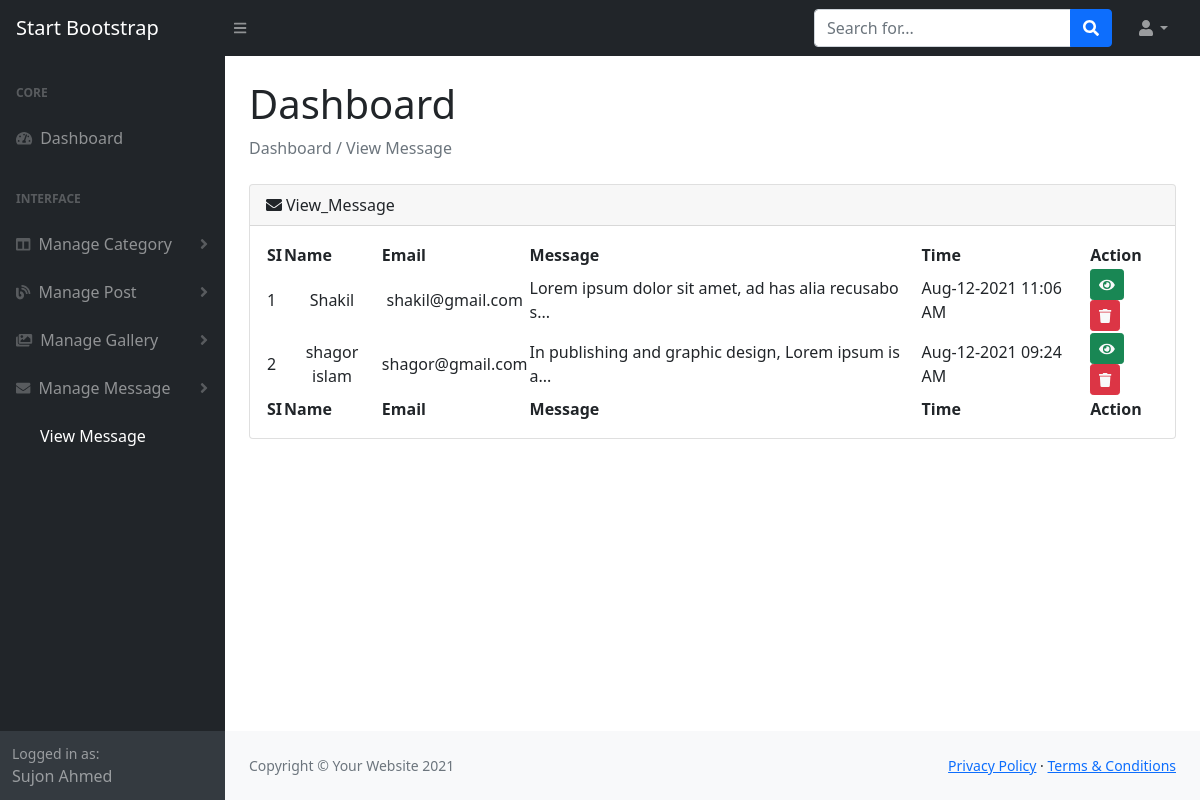
Page /blog/admin/view_message.php (signed in) on the committed database.
### tables this page shows
CREATE TABLE `messages` (
  `messenger_id` int(11) NOT NULL,
  `messenger_name` varchar(30) NOT NULL,
  `messenger_email` varchar(60) NOT NULL,
  `messenger_message` longtext NOT NULL,
  `msg_created_at` datetime NOT NULL DEFAULT current_timestamp()
);

### blog/admin/main.php (called while the page is built, shortened)
<?php
    class Main{
        protected $host = 'localhost';
        protected $user = 'root';
        protected $pass = '';
        protected $db = 'blog';
        protected $con;
        public function __construct()
        {
            $this->con = new mysqli($this->host, $this->user, $this->pass, $this->db);
        }
        public function get_message(){
            $this->sql = "SELECT * FROM messages ORDER BY messenger_id DESC";
            $this->result = $this->con->query($this->sql);
            if($this->result == true){
                return $this->result;
            }else{
                return false;
            }
        }
    }
?>

### blog/admin/view_message.php (the view, shortened to what this page needs)
<?php
    include 'header.php';
    $id = $_SESSION['id'];
    $message_data = $obj->get_message($id);
?>
    <div id="layoutSidenav_content">
        <main>
            <div class="container-fluid px-4">
                <h1 class="mt-4 active">Dashboard</h1>
                <ol class="breadcrumb mb-4">
                    <li class="breadcrumb-item active">Dashboard / View Message</li>
                </ol>
                <div class="card mb-4">
                    <div class="card-header d-flex justify-content-between align-items-center">
                        <div><i class="fas fa-envelope me-1"></i>View_Message</div>
                    </div>
                    <div class="card-body">
                        <table id="datatablesSimple">
                            <thead>
                                <tr>
                                    <th>SI</th>
                                    <th>Name</th>
                                    <th>Email</th>
                                    <th>Message</th>
                                    <th>Time</th>
                                    <th>Action</th>
                                </tr>
                            </thead>
                            <tfoot>
                                <tr>
                                    <th>SI</th>
                                    <th>Name</th>
                                    <th>Email</th>
                                    <th>Message</th>
                                    <th>Time</th>
                                    <th>Action</th>
                                </tr>
                            </tfoot>
                            <tbody>
                                <?php
                                    if($message_data->num_rows > 0){
                                        $si = 1;
                                        while($all_message = $message_data->fetch_object()){
                                            ?>
                                                <tr>
                                                    <td><?php echo $si; ?></td>
                                                    <td class="m-auto text-center"><?php echo $all_message->messenger_name; ?></td>
                                                    <td class="m-auto text-center"><?php echo $all_message->messenger_email; ?></td>
                                                    <td>
                                                        <?php
                                                            $details = $all_message->messenger_message;
                                                            if(strlen($details) > 50){
                                                                echo substr($details,0,50).'...';
                                                            }else{
                                                                echo $details;
                                                            }
														?>
                                                    </td>
                                                    <td><?php echo date('M-d-Y h:i A',strtotime($all_message->msg_created_at)); ?></td>
                                                    <td>
                                                        <a href="message_details.php?id=<?php echo $all_message->messenger_id; ?>" title="Message Details" class="btn btn-success btn-sm"><i class="fas fa-eye text-light"></i></a>
                                                        <a href="message_delete.php?id=<?php echo $all_message->messenger_id; ?>" title="Message Delete" onclick="javascript:return confirm('Delete This Message?')" class="btn btn-danger btn-sm"><i class="fas fa-trash text-light"></i></a>
                                                    </td>
                                                </tr>
                                            <?php
                                            $si++;
                                        }
                                    }
                                ?>
                            </tbody>
                        </table>
                    </div>
                </div>
            </div>
        </main>
        <footer class="py-4 bg-light mt-auto">
            <div class="container-fluid px-4">
                <div class="d-flex align-items-center justify-content-between small">
                    <div class="text-muted">Copyright &copy; Your Website 2021</div>
                    <div>
                        <a href="#">Privacy Policy</a>
                        &middot;
                        <a href="#">Terms &amp; Conditions</a>
                    </div>
                </div>
            </div>
        </footer>
    </div>
<?php
    include 'footer.php';
?>

### rows in the picture
messages: messenger_name "Shakil", messenger_email "shakil@gmail.com", messenger_message "Lorem ipsum dolor sit amet, ad has alia recusabo s", msg_created_at "Aug-12-2021 11:06 AM"
messages: messenger_name "shagor islam", messenger_email "shagor@gmail.com", messenger_message "In publishing and graphic design, Lorem ipsum is a", msg_created_at "Aug-12-2021 09:24 AM"

### other values in the picture
$_SESSION['name'] "Sujon Ahmed"
